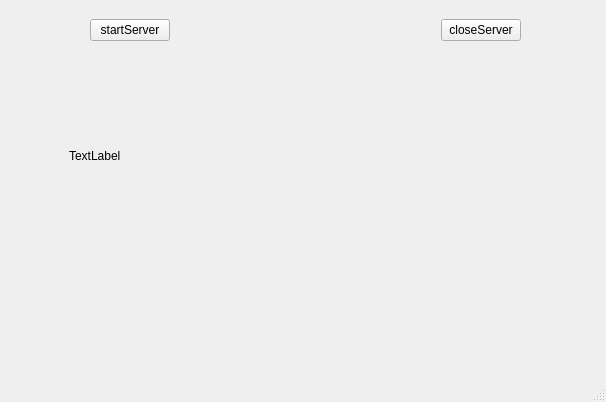
<?xml version="1.0" encoding="UTF-8"?>
<ui version="4.0">
 <class>MainWindow</class>
 <widget class="QMainWindow" name="MainWindow">
  <property name="geometry">
   <rect>
    <x>0</x>
    <y>0</y>
    <width>606</width>
    <height>402</height>
   </rect>
  </property>
  <property name="windowTitle">
   <string>MainWindow</string>
  </property>
  <widget class="QWidget" name="centralwidget">
   <widget class="QWidget" name="horizontalLayoutWidget">
    <property name="geometry">
     <rect>
      <x>90</x>
      <y>10</y>
      <width>431</width>
      <height>41</height>
     </rect>
    </property>
    <layout class="QHBoxLayout" name="horizontalLayout">
     <item>
      <widget class="QPushButton" name="startbtn">
       <property name="text">
        <string>startServer</string>
       </property>
      </widget>
     </item>
     <item>
      <spacer name="horizontalSpacer">
       <property name="orientation">
        <enum>Qt::Horizontal</enum>
       </property>
       <property name="sizeHint" stdset="0">
        <size>
         <width>40</width>
         <height>20</height>
        </size>
       </property>
      </spacer>
     </item>
     <item>
      <widget class="QPushButton" name="closebtn">
       <property name="text">
        <string>closeServer</string>
       </property>
      </widget>
     </item>
    </layout>
   </widget>
   <widget class="QLabel" name="label">
    <property name="geometry">
     <rect>
      <x>69</x>
      <y>95</y>
      <width>481</width>
      <height>121</height>
     </rect>
    </property>
    <property name="text">
     <string>TextLabel</string>
    </property>
   </widget>
  </widget>
  <widget class="QMenuBar" name="menubar">
   <property name="geometry">
    <rect>
     <x>0</x>
     <y>0</y>
     <width>606</width>
     <height>22</height>
    </rect>
   </property>
  </widget>
  <widget class="QStatusBar" name="statusbar"/>
 </widget>
 <resources/>
 <connections>
  <connection>
   <sender>closebtn</sender>
   <signal>clicked()</signal>
   <receiver>MainWindow</receiver>
   <slot>close()</slot>
   <hints>
    <hint type="sourcelabel">
     <x>193</x>
     <y>164</y>
    </hint>
    <hint type="destinationlabel">
     <x>268</x>
     <y>147</y>
    </hint>
   </hints>
  </connection>
 </connections>
 <slots>
  <slot>click()</slot>
 </slots>
</ui>
